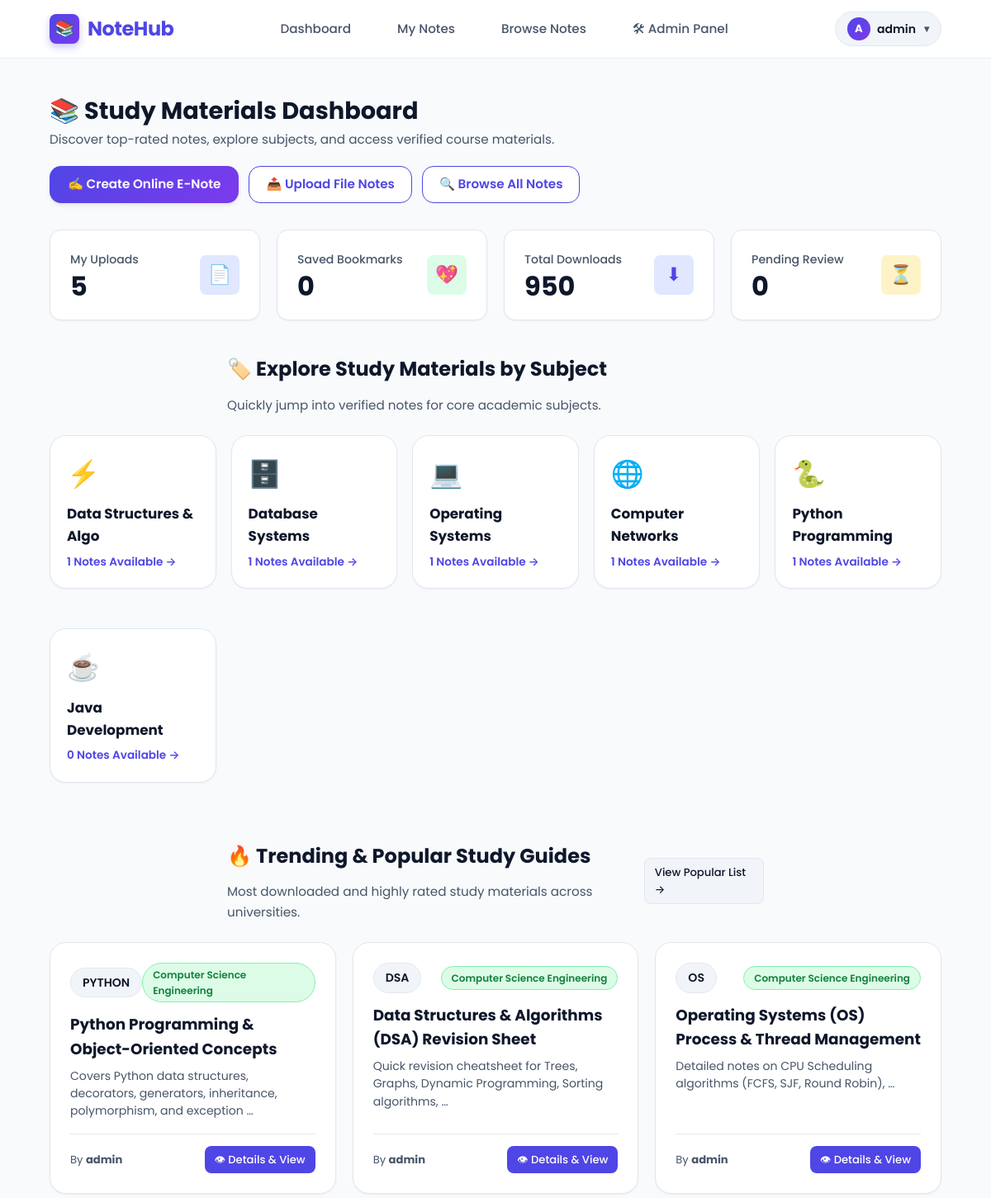
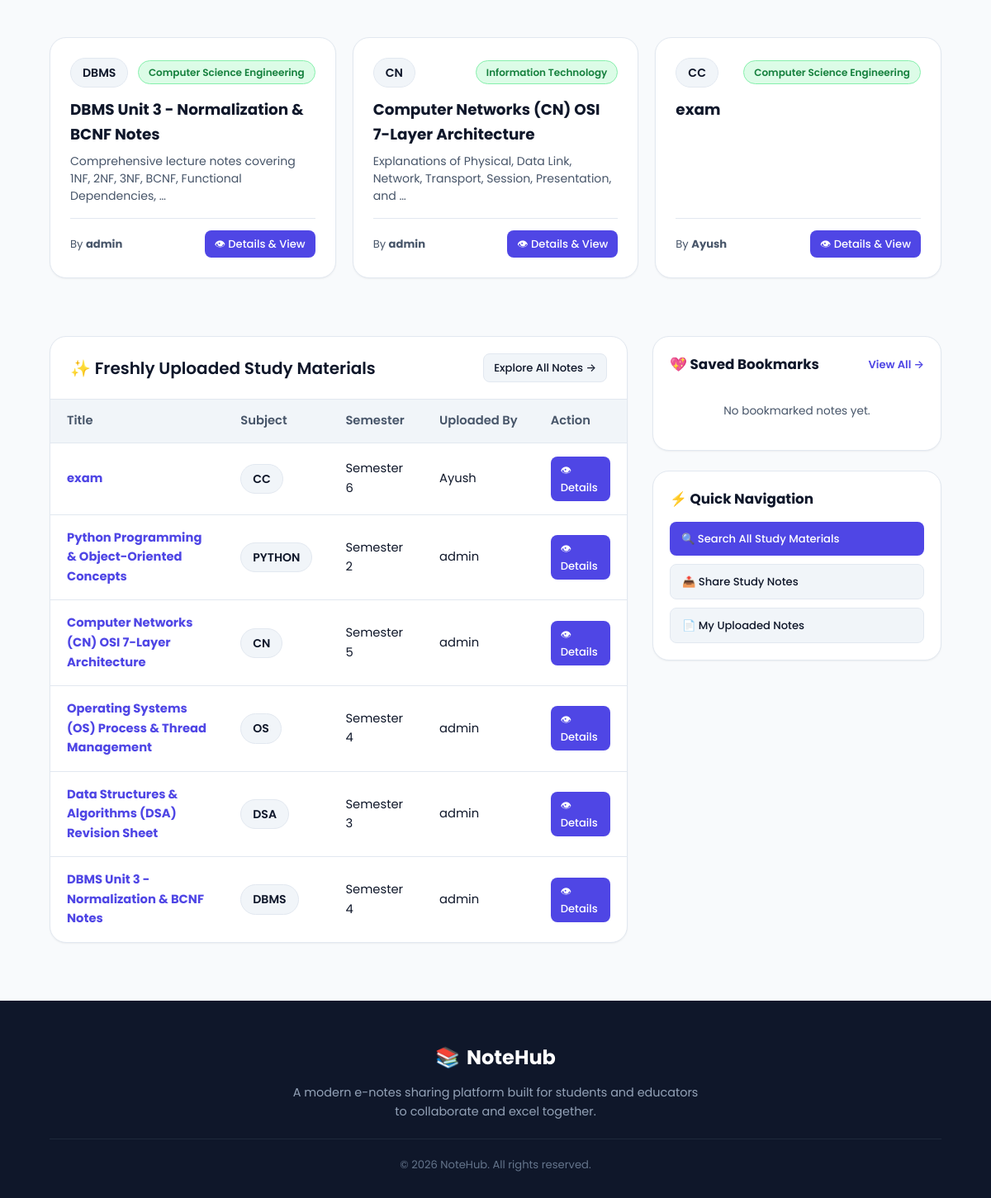
The page /dashboard/ (signed in) on the database its author committed (2 pictures, top to bottom).
### notes/models.py (models this page shows, shortened)
class Note(models.Model):
    STATUS_CHOICES = [
        ("Draft", "Draft"),
        ("Pending", "Pending"),
        ("Approved", "Approved"),
        ("Rejected", "Rejected"),
    ]
    SUBJECT_CHOICES = [
        ('DBMS', 'DBMS'),
        ('OS', 'Operating System'),
        ('CN', 'Computer Networks'),
        ('CC', 'Cloud Computing'),
        ('DSA', 'Data Structures'),
        ('JAVA', 'Java'),
        ('PYTHON', 'Python'),
        ('MATH', 'Mathematics'),
        ('OTHER', 'Other'),
    ]
    BRANCH_CHOICES = [
        ('CSE', 'Computer Science Engineering'),
        ('IT', 'Information Technology'),
        ('ECE', 'Electronics & Comm.'),
        ('ME', 'Mechanical Engineering'),
        ('CIVIL', 'Civil Engineering'),
        ('BCA_MCA', 'BCA / MCA'),
        ('COMMERCE', 'Commerce & Business'),
        ('OTHER', 'General / Other'),
    ]
    title = models.CharField(max_length=200)
    subject = models.CharField(max_length=50, choices=SUBJECT_CHOICES)
    branch = models.CharField(max_length=50, choices=BRANCH_CHOICES, default='CSE')
    semester = models.IntegerField()
    description = models.TextField(blank=True)
    content = models.TextField(blank=True, help_text="Rich text or markdown content for online created e-notes")
    drawing_data = models.TextField(blank=True, help_text="Base64 canvas drawing image data")
    is_online_note = models.BooleanField(default=False)
    file = models.FileField(upload_to='notes/', blank=True, null=True)
    uploaded_by = models.ForeignKey(User, on_delete=models.CASCADE)
    uploaded_at = models.DateTimeField(auto_now_add=True)
    downloads = models.IntegerField(default=0)
    likes = models.ManyToManyField(User, related_name='liked_notes', blank=True)
    status = models.CharField(
        max_length=20,
        choices=STATUS_CHOICES,
        default="Pending"
    )

### dashboard/views.py (the view)
# urls.py: path("dashboard/", include("dashboard.urls")),
@login_required
def dashboard(request):
    my_notes = Note.objects.filter(uploaded_by=request.user).order_by('-uploaded_at')
    total_notes = my_notes.count()
    approved_count = my_notes.filter(status="Approved").count()
    pending_count = my_notes.filter(status="Pending").count()
    total_downloads = my_notes.aggregate(Sum('downloads'))['downloads__sum'] or 0
    user_bookmarks = Bookmark.objects.filter(user=request.user).select_related('note').order_by('-created_at')[:5]
    total_bookmarks = Bookmark.objects.filter(user=request.user).count()
    popular_notes = Note.objects.filter(status="Approved").order_by("-downloads")[:6]
    recent_community_notes = Note.objects.filter(status="Approved").order_by("-uploaded_at")[:6]
    subjects_list = [
        {'code': 'DSA', 'name': 'Data Structures & Algo', 'icon': '⚡'},
        {'code': 'DBMS', 'name': 'Database Systems', 'icon': '🗄️'},
        {'code': 'OS', 'name': 'Operating Systems', 'icon': '💻'},
        {'code': 'CN', 'name': 'Computer Networks', 'icon': '🌐'},
        {'code': 'PYTHON', 'name': 'Python Programming', 'icon': '🐍'},
        {'code': 'JAVA', 'name': 'Java Development', 'icon': '☕'},
    ]
    for subj in subjects_list:
        subj['count'] = Note.objects.filter(status="Approved", subject=subj['code']).count()
    user_bookmarked_ids = Bookmark.objects.filter(user=request.user).values_list('note_id', flat=True)
    context = {
        "my_notes": my_notes[:5],
        "total_notes": total_notes,
        "approved_count": approved_count,
        "pending_count": pending_count,
        "total_downloads": total_downloads,
        "total_bookmarks": total_bookmarks,
        "user_bookmarks": user_bookmarks,
        "popular_notes": popular_notes,
        "recent_community_notes": recent_community_notes,
        "subjects_list": subjects_list,
        "user_bookmarked_ids": list(user_bookmarked_ids),
    }
    return render(request, "dashboard/dashboard.html", context)

### templates/dashboard/dashboard.html (shortened to what this page needs)
{% extends "base.html" %}
{% load static %}
{% block content %}
<div class="dashboard-wrapper">
    <div class="dashboard-header">
        <div>
            <h1>📚 Study Materials Dashboard</h1>
            <p>Discover top-rated notes, explore subjects, and access verified course materials.</p>
        </div>
        <div style="display:flex; gap:12px; flex-wrap:wrap;">
            <a href="{% url 'create_online_note' %}" class="btn-primary">
                ✍️ Create Online E-Note
            </a>
            <a href="{% url 'upload_note' %}" class="btn-secondary">
                📤 Upload File Notes
            </a>
            <a href="{% url 'browse_notes' %}" class="btn-secondary">
                🔍 Browse All Notes
            </a>
        </div>
    </div>
    <div class="dashboard-cards-grid" style="grid-template-columns: repeat(auto-fit, minmax(200px, 1fr)); margin-bottom:40px;">
        <div class="stat-card">
            <div class="stat-info">
                <span>My Uploads</span>
                <h2>{{ total_notes }}</h2>
            </div>
            <div class="stat-icon total">📄</div>
        </div>
        <div class="stat-card">
            <div class="stat-info">
                <span>Saved Bookmarks</span>
                <h2>{{ total_bookmarks }}</h2>
            </div>
            <div class="stat-icon approved">💖</div>
        </div>
        <div class="stat-card">
            <div class="stat-info">
                <span>Total Downloads</span>
                <h2>{{ total_downloads }}</h2>
            </div>
            <div class="stat-icon total">⬇</div>
        </div>
        <div class="stat-card">
            <div class="stat-info">
                <span>Pending Review</span>
                <h2>{{ pending_count }}</h2>
            </div>
            <div class="stat-icon pending">⏳</div>
        </div>
    </div>
    <div style="margin-bottom:40px;">
        <div class="section-title" style="margin-bottom:24px; text-align:left;">
            <h2 style="font-size:1.5rem; color:var(--text-dark);">🏷️ Explore Study Materials by Subject</h2>
            <p style="font-size:0.95rem; color:var(--text-muted);">Quickly jump into verified notes for core academic subjects.</p>
        </div>
        <div style="display:grid; grid-template-columns: repeat(auto-fit, minmax(180px, 1fr)); gap:18px;">
            {% for subj in subjects_list %}
            <a href="{% url 'browse_notes' %}?subject={{ subj.code }}" class="content-card" style="padding:20px; text-decoration:none; display:block; transition:var(--transition-normal);">
                <div style="font-size:2rem; margin-bottom:10px;">{{ subj.icon }}</div>
                <h3 style="font-size:1.05rem; color:var(--text-dark); margin-bottom:4px;">{{ subj.name }}</h3>
                <span style="font-size:0.85rem; color:var(--primary); font-weight:600;">{{ subj.count }} Notes Available →</span>
            </a>
            {% endfor %}
        </div>
    </div>
    <div style="margin-bottom:40px;">
        <div class="section-title" style="margin-bottom:24px; text-align:left; display:flex; justify-content:space-between; align-items:center;">
            <div>
                <h2 style="font-size:1.5rem; color:var(--text-dark);">🔥 Trending & Popular Study Guides</h2>
                <p style="font-size:0.95rem; color:var(--text-muted);">Most downloaded and highly rated study materials across universities.</p>
            </div>
            <a href="{% url 'browse_notes' %}?sort=popular" class="btn-sm btn-sm-secondary">View Popular List →</a>
        </div>
        <div style="display:grid; grid-template-columns: repeat(auto-fit, minmax(280px, 1fr)); gap:20px;">
            {% for note in popular_notes %}
            <div class="content-card" style="padding:24px; display:flex; flex-direction:column; justify-content:space-between;">
                <div>
                    <div style="display:flex; justify-content:space-between; align-items:center; margin-bottom:12px;">
                        <span class="user-badge">{{ note.subject }}</span>
                        <span class="status-pill approved" style="font-size:0.75rem;">{{ note.get_branch_display }}</span>
                    </div>
                    <h3 style="font-size:1.15rem; color:var(--text-dark); margin-bottom:8px;">
                        <a href="{% url 'note_detail' note.id %}" style="text-decoration:none; color:var(--text-dark);">
                            {{ note.title }}
                        </a>
                    </h3>
                    {% if note.description %}
                    <p style="font-size:0.88rem; color:var(--text-muted); line-height:1.5; margin-bottom:16px;">
                        {{ note.description|truncatewords:10 }}
                    </p>
                    {% endif %}
                </div>
                <div style="border-top:1px solid var(--border-light); padding-top:14px; display:flex; justify-content:space-between; align-items:center;">
                    <span style="font-size:0.82rem; color:var(--text-muted);">
                        By <strong>{{ note.uploaded_by.first_name|default:note.uploaded_by.username }}</strong>
                    </span>
                    <a href="{% url 'note_detail' note.id %}" class="btn-sm btn-sm-primary">
                        👁 Details & View
                    </a>
                </div>
            </div>
            {% empty %}
            <div class="content-card" style="padding:30px; text-align:center; grid-column: 1 / -1;">
                <p style="color:var(--text-muted);">No study notes available yet. Be the first to share notes!</p>
                <a href="{% url 'upload_note' %}" class="btn-primary" style="margin-top:12px;">Upload Notes</a>
            </div>
            {% endfor %}
        </div>
    </div>
    <div style="display:grid; grid-template-columns: 2fr 1fr; gap:30px; align-items:start;">
        <div class="content-card">
            <div class="content-card-header">
                <h2>✨ Freshly Uploaded Study Materials</h2>
                <a href="{% url 'browse_notes' %}" class="btn-sm btn-sm-secondary">Explore All Notes →</a>
            </div>
            <div class="table-responsive">
                <table class="modern-table">
                    <thead>
                        <tr>
                            <th>Title</th>
                            <th>Subject</th>
                            <th>Semester</th>
                            <th>Uploaded By</th>
                            <th>Action</th>
                        </tr>
                    </thead>
                    <tbody>
                        {% for note in recent_community_notes %}
                        <tr>
                            <td>
                                <a href="{% url 'note_detail' note.id %}" style="text-decoration:none;">
                                    <strong style="color:var(--primary);">{{ note.title }}</strong>
                                </a>
                            </td>
                            <td><span class="user-badge">{{ note.subject }}</span></td>
                            <td>Semester {{ note.semester }}</td>
                            <td>{{ note.uploaded_by.first_name|default:note.uploaded_by.username }}</td>
                            <td>
                                <a href="{% url 'note_detail' note.id %}" class="btn-sm btn-sm-primary">
                                    👁 Details
                                </a>
                            </td>
                        </tr>
                        {% endfor %}
                    </tbody>
                </table>
            </div>
        </div>
        <div>
            <div class="content-card" style="padding:20px; margin-bottom:24px;">
                <div style="display:flex; justify-content:space-between; align-items:center; margin-bottom:16px;">
                    <h3 style="font-size:1.05rem; color:var(--text-dark);">💖 Saved Bookmarks</h3>
                    <a href="{% url 'bookmarks' %}" style="font-size:0.82rem; color:var(--primary); font-weight:600;">View All →</a>
                </div>
                <div style="display:flex; flex-direction:column; gap:12px;">
                    {% for bookmark in user_bookmarks %}
                    <div style="background:var(--bg-main); padding:12px 14px; border-radius:var(--radius-sm); border:1px solid var(--border-light); display:flex; justify-content:space-between; align-items:center;">
                        <div>
                            <strong style="display:block; font-size:0.88rem; color:var(--text-dark);">{{ bookmark.note.title|truncatechars:20 }}</strong>
                            <span style="font-size:0.78rem; color:var(--text-muted);">{{ bookmark.note.subject }}</span>
                        </div>
                        <a href="{% url 'note_detail' bookmark.note.id %}" class="btn-sm btn-sm-secondary" style="font-size:0.78rem; padding:4px 10px;">
                            View
                        </a>
                    </div>
                    {% empty %}
                    <div class="empty-state" style="padding:16px;">
                        <p style="font-size:0.85rem;">No bookmarked notes yet.</p>
                    </div>
                    {% endfor %}
                </div>
            </div>
            <div class="content-card" style="padding:20px;">
                <h3 style="font-size:1.05rem; color:var(--text-dark); margin-bottom:14px;">⚡ Quick Navigation</h3>
                <div style="display:flex; flex-direction:column; gap:10px;">
                    <a href="{% url 'browse_notes' %}" class="btn-sm btn-sm-primary" style="padding:10px 14px; justify-content:flex-start;">
                        🔍 Search All Study Materials
                    </a>
                    <a href="{% url 'upload_note' %}" class="btn-sm btn-sm-secondary" style="padding:10px 14px; justify-content:flex-start;">
                        📤 Share Study Notes
                    </a>
                    <a href="{% url 'my_notes' %}" class="btn-sm btn-sm-secondary" style="padding:10px 14px; justify-content:flex-start;">
                        📄 My Uploaded Notes
                    </a>
                </div>
            </div>
        </div>
    </div>
</div>
{% endblock %}

### templates/base.html (shortened to what this page needs)
{% load static %}
<!DOCTYPE html>
<html lang="en">
<head>
    <link rel="stylesheet" href="{% static 'css/style.css' %}">
</head>
<body>
    <nav class="navbar">
        <div class="logo">
            <a href="{% url 'home' %}">
                <span class="logo-icon">📚</span>
                <span>NoteHub</span>
            </a>
        </div>
        <ul class="nav-links">
            {% if user.is_authenticated %}
                <li><a href="{% url 'dashboard' %}">Dashboard</a></li>
                <li><a href="{% url 'my_notes' %}">My Notes</a></li>
                <li><a href="{% url 'browse_notes' %}">Browse Notes</a></li>
                {% if user.is_staff %}
                    <li><a href="{% url 'admin_dashboard' %}">🛠 Admin Panel</a></li>
                {% endif %}
            {% else %}
                <li><a href="{% url 'home' %}">Home</a></li>
                <li><a href="{% url 'browse_notes' %}">Browse Notes</a></li>
            {% endif %}
        </ul>
        <div class="nav-right">
            {% if user.is_authenticated %}
                <div class="user-dropdown-wrapper">
                    <button type="button" class="user-badge" id="userMenuBtn">
                        <span class="user-avatar">{{ user.username|first|upper }}</span>
                        <span>{{ user.first_name|default:user.username }}</span>
                        <span style="font-size:0.75rem; margin-left:2px; color:var(--text-muted);">▾</span>
                    </button>
                </div>
            {% else %}
                <a href="{% url 'login' %}" class="btn-secondary">Login</a>
                <a href="{% url 'register' %}" class="btn-primary">Register</a>
            {% endif %}
        </div>
    </nav>
    <main>
        {% block content %}
        {% endblock %}
    </main>
    <footer>
        <div class="footer-brand">
            <span>📚</span> NoteHub
        </div>
        <p>A modern e-notes sharing platform built for students and educators to collaborate and excel together.</p>
        <div class="copyright">
            © 2026 NoteHub. All rights reserved.
        </div>
    </footer>
</body>
</html>

### rows shown on the page
Note: subject "PYTHON", branch "Computer Science Engineering", title "Python Programming & Object-Oriented Concepts", description "Covers Python data structures, decorators, generators, inheritance, polymorphism, and exception …", uploaded_by.first_name "admin", semester "2"
Note: subject "DSA", branch "Computer Science Engineering", title "Data Structures & Algorithms (DSA) Revision Sheet", description "Quick revision cheatsheet for Trees, Graphs, Dynamic Programming, Sorting algorithms, …", uploaded_by.first_name "admin", semester "3"
Note: subject "OS", branch "Computer Science Engineering", title "Operating Systems (OS) Process & Thread Management", description "Detailed notes on CPU Scheduling algorithms (FCFS, SJF, Round Robin), …", uploaded_by.first_name "admin", semester "4"
Note: subject "DBMS", branch "Computer Science Engineering", title "DBMS Unit 3 - Normalization & BCNF Notes", description "Comprehensive lecture notes covering 1NF, 2NF, 3NF, BCNF, Functional Dependencies, …", uploaded_by.first_name "admin", semester "4"
Note: subject "CN", branch "Information Technology", title "Computer Networks (CN) OSI 7-Layer Architecture", description "Explanations of Physical, Data Link, Network, Transport, Session, Presentation, and …", uploaded_by.first_name "admin", semester "5"
Note: subject "CC", branch "Computer Science Engineering", title "exam", uploaded_by.first_name "Ayush", semester "6"

### other values the page prints
{{ user.username|first|upper }} "A"
{{ user.first_name|default:user.username }} "admin"
{{ total_notes }} "5"
{{ total_bookmarks }} "0"
{{ total_downloads }} "950"
{{ pending_count }} "0"
{{ subj.icon }} "⚡" "🗄️" "💻" "🌐" "🐍" "☕"
{{ subj.name }} "Data Structures & Algo" "Database Systems" "Operating Systems" "Computer Networks" "Python Programming" "Java Development"
{{ subj.count }} "1" "1" "1" "1" "1" "0"
